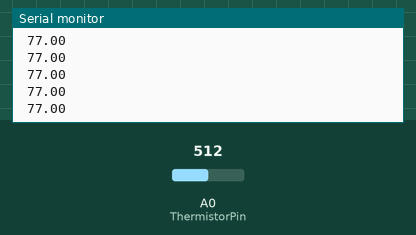
Simulated run of this sketch. Board: Arduino Uno, built with avr-gcc and run on an emulated ATmega328P. Parts: the last lines printed to the serial monitor. The test bench sets the inputs (shaded band); at power-on: A0 (ThermistorPin) = 512.

Above: at 1.2 s.
1.3 s: A0 (ThermistorPin) set to 388
At 1.66 s:
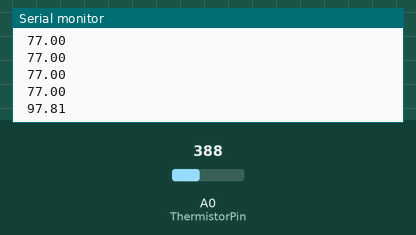
2.8 s: A0 (ThermistorPin) set to 366
At 3.07 s:
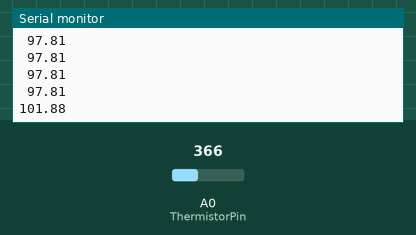

Measured:
- the behaviour switches between 377 and 376 on A0 (ThermistorPin) (found by bisection; images 1 and 2)
- after the input at 1.3 s, the serial monitor: prints a new line after 0.21 s (image 1)
- after the input at 2.8 s, the serial monitor: prints a new line after 0.11 s (image 2)

The sketch:

uno_slave_code.ino
```cpp
#include <Wire.h>

#define ThermistorPin 0


float Vin=5.0;     // [V]
float Rt=5000;    // Resistor t [ohm]
float R0=5000;    // value of rct in T0 [ohm]
float T0=298.15;   // use T0 in Kelvin [K]
float Vout=0.0;    // Vout in A0
float Rout=0.0;    // Rout in A0
// use the datasheet to get this data.
float T1=273.15;      // [K] in datasheet 0º C
float T2=373.15;      // [K] in datasheet 100° C
float RT1=16330;   // [ohms]  resistence in T1
float RT2=339.9;    // [ohms]   resistence in T2
float beta=0.0;    // initial parameters [K]
float Rinf=0.0;    // initial parameters [ohm]
float TempK=0.0;   // variable output
float TempC=0.0;   // variable output
float TempF=0.0;


float checkTemp(){
  //String temp;
  Vout=Vin*((float)(analogRead(ThermistorPin))/1024.0); // calc for ntc
  Rout=(Rt*Vout/(Vin-Vout));

  TempK=(beta/log(Rout/Rinf)); // calc for temperature
  TempC=TempK-273.15;
  TempF=(TempC *9/5) + 32;
  //Serial.println(TempF);
  //temp =  String(TempF);
   delay(100);
  return TempF;


}
void setup() {
 beta=(log(RT1/RT2))/((1/T1)-(1/T2));
 Rinf=R0*exp(-beta/T0);
 Wire.begin(8);                /* join i2c bus with address 8 */
 Wire.onReceive(receiveEvent); /* register receive event */
 Wire.onRequest(requestEvent); /* register request event */
 Serial.begin(9600);           /* start serial for debug */
}
char result[15];
void loop() {
 dtostrf(checkTemp(), 6, 2, result);
 Serial.println(result);
 delay(100);
}

// function that executes whenever data is received from master
void receiveEvent(int howMany) {
 while (0 <Wire.available()) {
    char c = Wire.read();      /* receive byte as a character */
    Serial.print(c);           /* print the character */
  }
 Serial.println();             /* to newline */
}

// function that executes whenever data is requested from master
void requestEvent() {
  Serial.println(sizeof(result));
 Wire.write(result, sizeof(result));  /*send string on request */
}
```
